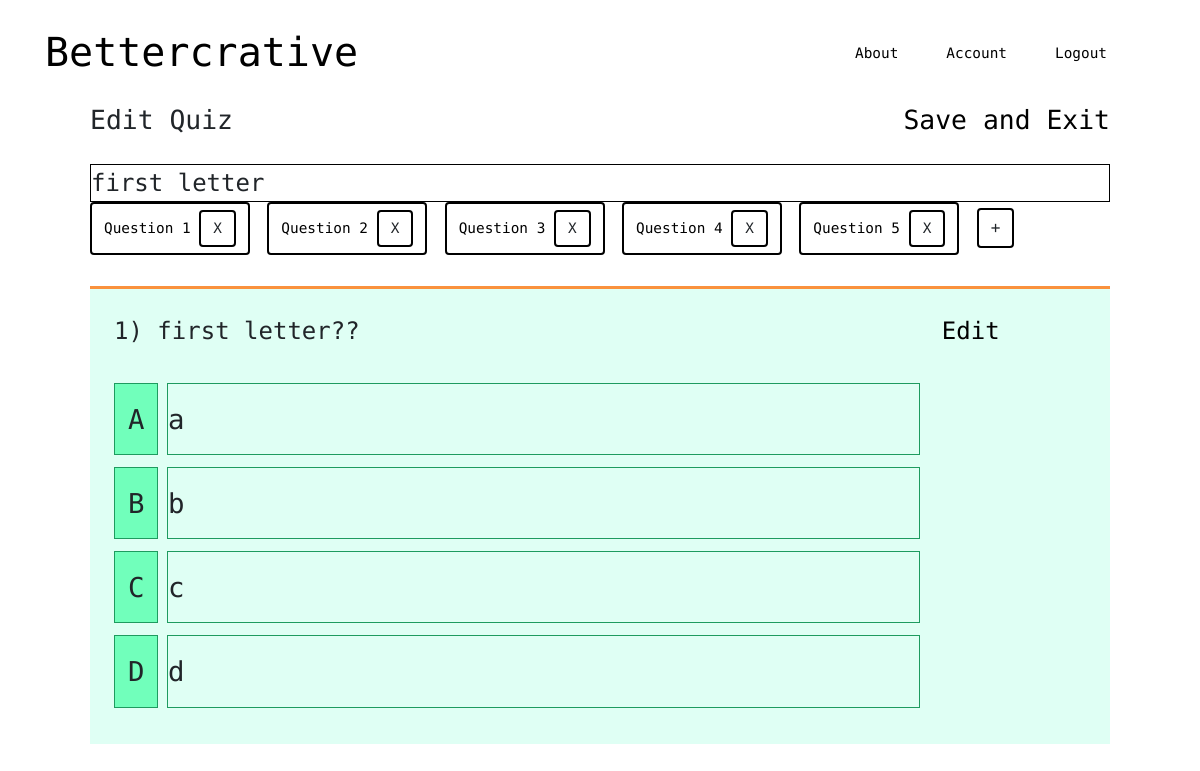
Screenshot of /quiz/2 (signed in) with the database file from the repository.
### bettercrative/models.py (models this page shows, shortened)
class Quiz(db.Model):
    id = db.Column(db.Integer, primary_key=True)
    name = db.Column(db.String(50), unique=True, nullable=False)
    question_content = db.Column(db.String, nullable=False)
    question_answers = db.relationship('Answer', backref='quiz', lazy=True, collection_class=list,
                                       cascade="all, delete, delete-orphan")
    date_created = db.Column(db.Date, nullable=False, default=datetime.today())
    user_id = db.Column(db.Integer, db.ForeignKey('user.id'), nullable=False)
    classroom_host_id = db.Column(db.Integer, db.ForeignKey('classroom.id'), nullable=True)
    active_question = db.Column(db.String, nullable=True)
    questions = db.relationship('Question', backref='quiz', lazy=True, collection_class=list, cascade="all, delete, delete-orphan")

class Question(db.Model):
    id = db.Column(db.Integer, primary_key=True)
    content = db.Column(db.Text, nullable=True)
    ''' (For future when we switch to having a quiz with a list of questions that each has 4 answers)
    answers = db.relationship('Answer', backref='question', lazy=True, collection_class=list, cascade="all, delete, delete-orphan")'''
    quiz_id = db.Column(db.Integer, db.ForeignKey('quiz.id'), nullable=False)

class Answer(db.Model):
    id = db.Column(db.Integer, primary_key=True)
    content = db.Column(db.Text, nullable=False)
    quiz_id = db.Column(db.Integer, db.ForeignKey('quiz.id'), nullable=False)
    correct = db.Column(db.Boolean, nullable=False, default=False)
    def __repr__(self):
        return f"Answer('{self.content}', '{self.correct}')"

### bettercrative/quizzes/routes.py (the view)
@quizzes.route("/quiz/<int:quiz_id>")
@login_required
def quiz(quiz_id):
    quiz = Quiz.query.get_or_404(quiz_id)
    return render_template('quiz.html', title=quiz.name, quiz=quiz)

### bettercrative/models.py (called while the page is built)
@login_manager.user_loader
def load_user(id):
    return User.query.get(int(id))

### bettercrative/templates/quiz.html (shortened to what this page needs)
{% extends "layout.html" %}
{% block content %}
    <div id = "quiz-content-container">
        <div id = "editing-container">
            <div id = "edit-section">
                <div class ="headerSection">
                    <div class = "editSign">Edit Quiz</div>
                    <div class = "SaveExitBtn" > <a href ="{{ url_for('users.account')}}" >Save and Exit</a></div>
                </div>
            </div>
            <div id = "quiz-title">
                <div id="quizname">
                    {{quiz.name}}
                </div>
            </div>
            <div>
                {% for question in quiz.questions %}
                    {% if quiz.active_question == question.name %}
                    <a class="btn active" id="question-{{ question.id }}">
                        {{ loop.index0 }}+1
                        <button class="btn Remove-Button" onclick="removeQuestion('{{ url_for('quizzes.remove_question') }}', q_id={{ question.id }})">
                            X
                        </button>
                    </a>
                    {% else %}
                    <a class="btn" id="question-{{ question.id }}">
                        Question {{ loop.index0 + 1 }}
                        <button class="btn  Remove-Button" onclick="removeQuestion('{{ url_for('quizzes.remove_question') }}', q_id={{ question.id }})">
                            X
                        </button>
                    </a>
                    {% endif %}
                {% endfor %}
                <button class="btn" onclick="addQuestion('{{ url_for('quizzes.add_question') }}', q_id={{ quiz.id }})">
                    +
                </button>
            </div>
            <div id = "questions">
                <div id = "given-question">
                    <div id = "question">
                        <div class = "multiple-choice">
                            <div class = "question-edit-header">
                                <div class="question-number">
                                    <label>1) {{quiz.question_content}}</label>
                                    <a id = "Quiz-Edit" href= "#"> Edit</a>
                                </div>
                            </div>
                            {%for eachanswer in quiz.question_answers%}
                            <div class = "answerContainer reset">
                                <div class = "answerChoice">
                                    {%if quiz.question_answers.index(eachanswer) == 0%}
                                    <span class = "choice"> A </span>
                                    {%elif quiz.question_answers.index(eachanswer) == 1 %}
                                    <span class = "choice"> B</span>
                                    {%elif quiz.question_answers.index(eachanswer) == 2 %}
                                    <span class = "choice"> C</span>
                                    {%else %}
                                    <span class = "choice"> D</span>
                                    {%endif%}
                                    <div class = "answerBox">
                                        <div class = "answerBox-answer">
                                            {{eachanswer.content}}
                                        </div>
                                    </div>
                                </div>
                            {%endfor%}
                            </div>
                        </div>
                    </div>
                </div>
            </div>
        </div>
    </div>
{% endblock %}

### bettercrative/static/main.css (style rules this page uses)
body { background-attachment: fixed; font-family: 'Open Sans Condensed'; font-size: 180%; background-image: url("images/laptopmono.jpg"); }
* { box-sizing: border-box; }
body:after { content: ' '; display: block; position: absolute; left: 0; top: 0; z-index: -1; width: 100%; height: 100%; }
#editing-container { position: relative; width:85%; margin:auto; cursor: default; font-family: "Source Code Pro"; margin-top:5vw; }
div.headerSection::before { content: ""; display: table; }
div.headerSection::after { content: ""; display: table; clear: both; }
div.editSign { width:50%; margin:0; float:left; font-size:2.2vw; }
div.SaveExitBtn { margin-left: 0; float:right; position: relative; font-size:2.2vw; }
div.SaveExitBtn a { color: black; text-decoration: none; }
div#quiz-title { margin-top: 1em; width: 100%; font-size: 2vw; }
div#quizname { border-width:1px; border-style: solid; border-color: black; }
div #question { margin-top:3%; font-size: 2vw; }
div.multiple-choice { padding: 1em; position: relative; background-color: rgb(223, 255, 244); border-top: 3px solid rgb(250, 146, 61); padding-right: 4.6em; min-height:15em; }
div.question-number::before { content:""; display: table; }
div.question-number:after { content:""; clear:both; display:table; }
div.question-number { margin-bottom:3%; }
a#Quiz-Edit { float:right; text-decoration: none; color:black; }
a:not([href]) { font-size:1.2vw; color:black; }
button.btn.Remove-Button { font-size: 1.2vw; }
div.reset::after { content: ""; display: table; clear: both; }
div.answerChoice { margin-bottom: .5em; position: relative; float: left; width: 100%; }
span.choice { float: left; width: 5%; padding:.53em 0; background:rgb(113,255,187); border: 1px solid rgb(30,155,95); text-align: center; font-size: 2.28vw; }
div.answerBox { width: 85%; float: left; margin-left: 1%; border: 1px solid rgb(30,155,95); padding: .53em 0; font-size: 2.28vw; }
.btn { border: 2px solid black; }

### bettercrative/templates/quiz.html (style rules this page uses)
body { background-image: none; }

### rows the page displays
Quiz: name "first letter", question_content "first letter??"
Answer: shows "A", content "a"
Answer: shows "B", content "b"
Answer: shows "C", content "c"
Answer: shows "D", content "d"
